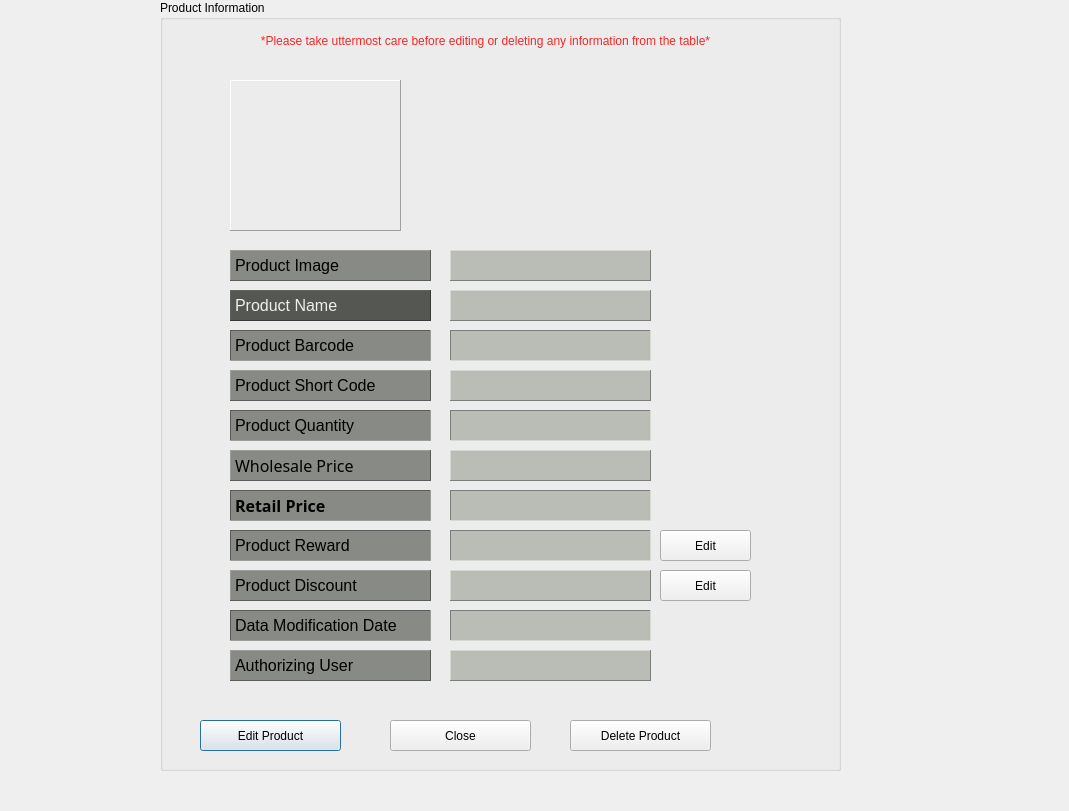
<?xml version="1.0" encoding="UTF-8"?>
<ui version="4.0">
 <class>ViewProduct</class>
 <widget class="QDialog" name="ViewProduct">
  <property name="geometry">
   <rect>
    <x>0</x>
    <y>0</y>
    <width>1069</width>
    <height>811</height>
   </rect>
  </property>
  <property name="windowTitle">
   <string>Dialog</string>
  </property>
  <widget class="QGroupBox" name="groupBox">
   <property name="geometry">
    <rect>
     <x>160</x>
     <y>0</y>
     <width>681</width>
     <height>771</height>
    </rect>
   </property>
   <property name="title">
    <string>Product Information</string>
   </property>
   <widget class="QLabel" name="lbl_first_name">
    <property name="geometry">
     <rect>
      <x>70</x>
      <y>290</y>
      <width>201</width>
      <height>31</height>
     </rect>
    </property>
    <property name="font">
     <font>
      <pointsize>12</pointsize>
     </font>
    </property>
    <property name="styleSheet">
     <string notr="true">background-color: rgb(85, 87, 83);
color: rgb(238, 238, 236);</string>
    </property>
    <property name="frameShape">
     <enum>QFrame::Panel</enum>
    </property>
    <property name="frameShadow">
     <enum>QFrame::Raised</enum>
    </property>
    <property name="text">
     <string>Product Name</string>
    </property>
   </widget>
   <widget class="QLabel" name="lbl_other_names">
    <property name="geometry">
     <rect>
      <x>70</x>
      <y>330</y>
      <width>201</width>
      <height>31</height>
     </rect>
    </property>
    <property name="font">
     <font>
      <pointsize>12</pointsize>
     </font>
    </property>
    <property name="styleSheet">
     <string notr="true">background-color: rgb(136, 138, 133);</string>
    </property>
    <property name="frameShape">
     <enum>QFrame::Panel</enum>
    </property>
    <property name="frameShadow">
     <enum>QFrame::Sunken</enum>
    </property>
    <property name="text">
     <string>Product Barcode</string>
    </property>
   </widget>
   <widget class="QLabel" name="lbl_email">
    <property name="geometry">
     <rect>
      <x>70</x>
      <y>370</y>
      <width>201</width>
      <height>31</height>
     </rect>
    </property>
    <property name="font">
     <font>
      <pointsize>12</pointsize>
     </font>
    </property>
    <property name="styleSheet">
     <string notr="true">background-color: rgb(136, 138, 133);</string>
    </property>
    <property name="frameShape">
     <enum>QFrame::Panel</enum>
    </property>
    <property name="frameShadow">
     <enum>QFrame::Raised</enum>
    </property>
    <property name="text">
     <string>Product Short Code</string>
    </property>
   </widget>
   <widget class="QLabel" name="lbl_date">
    <property name="geometry">
     <rect>
      <x>70</x>
      <y>250</y>
      <width>201</width>
      <height>31</height>
     </rect>
    </property>
    <property name="font">
     <font>
      <pointsize>12</pointsize>
     </font>
    </property>
    <property name="styleSheet">
     <string notr="true">background-color: rgb(136, 138, 133);</string>
    </property>
    <property name="frameShape">
     <enum>QFrame::Panel</enum>
    </property>
    <property name="frameShadow">
     <enum>QFrame::Raised</enum>
    </property>
    <property name="text">
     <string>Product Image</string>
    </property>
   </widget>
   <widget class="QLabel" name="lbl_username">
    <property name="geometry">
     <rect>
      <x>70</x>
      <y>450</y>
      <width>201</width>
      <height>31</height>
     </rect>
    </property>
    <property name="font">
     <font>
      <family>Vemana2000</family>
      <pointsize>12</pointsize>
     </font>
    </property>
    <property name="styleSheet">
     <string notr="true">background-color: rgb(136, 138, 133);</string>
    </property>
    <property name="frameShape">
     <enum>QFrame::Panel</enum>
    </property>
    <property name="frameShadow">
     <enum>QFrame::Raised</enum>
    </property>
    <property name="text">
     <string>Wholesale Price</string>
    </property>
   </widget>
   <widget class="QLabel" name="lbl_phone">
    <property name="geometry">
     <rect>
      <x>70</x>
      <y>410</y>
      <width>201</width>
      <height>31</height>
     </rect>
    </property>
    <property name="font">
     <font>
      <pointsize>12</pointsize>
     </font>
    </property>
    <property name="styleSheet">
     <string notr="true">background-color: rgb(136, 138, 133);</string>
    </property>
    <property name="frameShape">
     <enum>QFrame::Panel</enum>
    </property>
    <property name="frameShadow">
     <enum>QFrame::Sunken</enum>
    </property>
    <property name="text">
     <string>Product Quantity</string>
    </property>
   </widget>
   <widget class="QLabel" name="lbl_admin">
    <property name="geometry">
     <rect>
      <x>70</x>
      <y>570</y>
      <width>201</width>
      <height>31</height>
     </rect>
    </property>
    <property name="font">
     <font>
      <pointsize>12</pointsize>
     </font>
    </property>
    <property name="styleSheet">
     <string notr="true">background-color: rgb(136, 138, 133);</string>
    </property>
    <property name="frameShape">
     <enum>QFrame::Panel</enum>
    </property>
    <property name="frameShadow">
     <enum>QFrame::Raised</enum>
    </property>
    <property name="text">
     <string>Product Discount</string>
    </property>
   </widget>
   <widget class="QPushButton" name="btnEditProduct">
    <property name="geometry">
     <rect>
      <x>40</x>
      <y>720</y>
      <width>141</width>
      <height>31</height>
     </rect>
    </property>
    <property name="text">
     <string>Edit Product</string>
    </property>
    <property name="icon">
     <iconset resource="resources.qrc">
      <normaloff>:/resources/icons/interface.png</normaloff>:/resources/icons/interface.png</iconset>
    </property>
    <property name="iconSize">
     <size>
      <width>24</width>
      <height>24</height>
     </size>
    </property>
   </widget>
   <widget class="QPushButton" name="btnClose">
    <property name="geometry">
     <rect>
      <x>230</x>
      <y>720</y>
      <width>141</width>
      <height>31</height>
     </rect>
    </property>
    <property name="text">
     <string>Close</string>
    </property>
    <property name="icon">
     <iconset resource="resources.qrc">
      <normaloff>:/resources/icons/signs (2).png</normaloff>:/resources/icons/signs (2).png</iconset>
    </property>
    <property name="iconSize">
     <size>
      <width>24</width>
      <height>24</height>
     </size>
    </property>
   </widget>
   <widget class="QLabel" name="lbl_time">
    <property name="geometry">
     <rect>
      <x>70</x>
      <y>530</y>
      <width>201</width>
      <height>31</height>
     </rect>
    </property>
    <property name="font">
     <font>
      <pointsize>12</pointsize>
     </font>
    </property>
    <property name="styleSheet">
     <string notr="true">background-color: rgb(136, 138, 133);</string>
    </property>
    <property name="frameShape">
     <enum>QFrame::Panel</enum>
    </property>
    <property name="frameShadow">
     <enum>QFrame::Sunken</enum>
    </property>
    <property name="text">
     <string>Product Reward</string>
    </property>
   </widget>
   <widget class="QLabel" name="lbl_avatar">
    <property name="geometry">
     <rect>
      <x>70</x>
      <y>80</y>
      <width>171</width>
      <height>151</height>
     </rect>
    </property>
    <property name="styleSheet">
     <string notr="true"/>
    </property>
    <property name="frameShape">
     <enum>QFrame::Panel</enum>
    </property>
    <property name="frameShadow">
     <enum>QFrame::Raised</enum>
    </property>
    <property name="text">
     <string/>
    </property>
   </widget>
   <widget class="QLabel" name="label_11">
    <property name="geometry">
     <rect>
      <x>10</x>
      <y>30</y>
      <width>631</width>
      <height>21</height>
     </rect>
    </property>
    <property name="styleSheet">
     <string notr="true">font: 57 11pt &quot;Ubuntu&quot;;
color: rgb(239, 41, 41);
</string>
    </property>
    <property name="text">
     <string>*Please take uttermost care before editing or deleting any information from the table*</string>
    </property>
    <property name="alignment">
     <set>Qt::AlignCenter</set>
    </property>
   </widget>
   <widget class="QLabel" name="name">
    <property name="geometry">
     <rect>
      <x>290</x>
      <y>290</y>
      <width>201</width>
      <height>31</height>
     </rect>
    </property>
    <property name="styleSheet">
     <string notr="true">background-color: rgb(186, 189, 182);</string>
    </property>
    <property name="frameShape">
     <enum>QFrame::Panel</enum>
    </property>
    <property name="frameShadow">
     <enum>QFrame::Raised</enum>
    </property>
    <property name="text">
     <string/>
    </property>
   </widget>
   <widget class="QLabel" name="barcode">
    <property name="geometry">
     <rect>
      <x>290</x>
      <y>330</y>
      <width>201</width>
      <height>31</height>
     </rect>
    </property>
    <property name="styleSheet">
     <string notr="true">background-color: rgb(186, 189, 182);</string>
    </property>
    <property name="frameShape">
     <enum>QFrame::Panel</enum>
    </property>
    <property name="frameShadow">
     <enum>QFrame::Sunken</enum>
    </property>
    <property name="text">
     <string/>
    </property>
   </widget>
   <widget class="QLabel" name="shortCode">
    <property name="geometry">
     <rect>
      <x>290</x>
      <y>370</y>
      <width>201</width>
      <height>31</height>
     </rect>
    </property>
    <property name="styleSheet">
     <string notr="true">background-color: rgb(186, 189, 182);</string>
    </property>
    <property name="frameShape">
     <enum>QFrame::Panel</enum>
    </property>
    <property name="frameShadow">
     <enum>QFrame::Raised</enum>
    </property>
    <property name="text">
     <string/>
    </property>
   </widget>
   <widget class="QLabel" name="qty">
    <property name="geometry">
     <rect>
      <x>290</x>
      <y>410</y>
      <width>201</width>
      <height>31</height>
     </rect>
    </property>
    <property name="styleSheet">
     <string notr="true">background-color: rgb(186, 189, 182);</string>
    </property>
    <property name="frameShape">
     <enum>QFrame::Panel</enum>
    </property>
    <property name="frameShadow">
     <enum>QFrame::Sunken</enum>
    </property>
    <property name="text">
     <string/>
    </property>
   </widget>
   <widget class="QLabel" name="reward">
    <property name="geometry">
     <rect>
      <x>290</x>
      <y>530</y>
      <width>201</width>
      <height>31</height>
     </rect>
    </property>
    <property name="styleSheet">
     <string notr="true">background-color: rgb(186, 189, 182);</string>
    </property>
    <property name="frameShape">
     <enum>QFrame::Panel</enum>
    </property>
    <property name="frameShadow">
     <enum>QFrame::Sunken</enum>
    </property>
    <property name="text">
     <string/>
    </property>
   </widget>
   <widget class="QLabel" name="wPrice">
    <property name="geometry">
     <rect>
      <x>290</x>
      <y>450</y>
      <width>201</width>
      <height>31</height>
     </rect>
    </property>
    <property name="styleSheet">
     <string notr="true">background-color: rgb(186, 189, 182);</string>
    </property>
    <property name="frameShape">
     <enum>QFrame::Panel</enum>
    </property>
    <property name="frameShadow">
     <enum>QFrame::Raised</enum>
    </property>
    <property name="text">
     <string/>
    </property>
   </widget>
   <widget class="QLabel" name="discount">
    <property name="geometry">
     <rect>
      <x>290</x>
      <y>570</y>
      <width>201</width>
      <height>31</height>
     </rect>
    </property>
    <property name="styleSheet">
     <string notr="true">background-color: rgb(186, 189, 182);</string>
    </property>
    <property name="frameShape">
     <enum>QFrame::Panel</enum>
    </property>
    <property name="frameShadow">
     <enum>QFrame::Raised</enum>
    </property>
    <property name="text">
     <string/>
    </property>
   </widget>
   <widget class="QLabel" name="image">
    <property name="geometry">
     <rect>
      <x>290</x>
      <y>250</y>
      <width>201</width>
      <height>31</height>
     </rect>
    </property>
    <property name="styleSheet">
     <string notr="true">background-color: rgb(186, 189, 182);</string>
    </property>
    <property name="frameShape">
     <enum>QFrame::Panel</enum>
    </property>
    <property name="frameShadow">
     <enum>QFrame::Raised</enum>
    </property>
    <property name="text">
     <string/>
    </property>
   </widget>
   <widget class="QLabel" name="rPrice">
    <property name="geometry">
     <rect>
      <x>290</x>
      <y>490</y>
      <width>201</width>
      <height>31</height>
     </rect>
    </property>
    <property name="styleSheet">
     <string notr="true">background-color: rgb(186, 189, 182);</string>
    </property>
    <property name="frameShape">
     <enum>QFrame::Panel</enum>
    </property>
    <property name="frameShadow">
     <enum>QFrame::Sunken</enum>
    </property>
    <property name="text">
     <string/>
    </property>
   </widget>
   <widget class="QLabel" name="lbl_username_2">
    <property name="geometry">
     <rect>
      <x>70</x>
      <y>490</y>
      <width>201</width>
      <height>31</height>
     </rect>
    </property>
    <property name="font">
     <font>
      <family>Umpush</family>
      <pointsize>12</pointsize>
      <weight>75</weight>
      <bold>true</bold>
     </font>
    </property>
    <property name="styleSheet">
     <string notr="true">background-color: rgb(136, 138, 133);</string>
    </property>
    <property name="frameShape">
     <enum>QFrame::Panel</enum>
    </property>
    <property name="frameShadow">
     <enum>QFrame::Sunken</enum>
    </property>
    <property name="text">
     <string>Retail Price</string>
    </property>
   </widget>
   <widget class="QPushButton" name="btnDelete">
    <property name="geometry">
     <rect>
      <x>410</x>
      <y>720</y>
      <width>141</width>
      <height>31</height>
     </rect>
    </property>
    <property name="text">
     <string>Delete Product</string>
    </property>
    <property name="icon">
     <iconset resource="resources.qrc">
      <normaloff>:/resources/icons/icons8-delete-bin-96.png</normaloff>:/resources/icons/icons8-delete-bin-96.png</iconset>
    </property>
    <property name="iconSize">
     <size>
      <width>24</width>
      <height>24</height>
     </size>
    </property>
   </widget>
   <widget class="QPushButton" name="btnReward">
    <property name="geometry">
     <rect>
      <x>500</x>
      <y>530</y>
      <width>91</width>
      <height>31</height>
     </rect>
    </property>
    <property name="text">
     <string>Edit</string>
    </property>
    <property name="icon">
     <iconset resource="resources.qrc">
      <normaloff>:/resources/newIcons/icons8-edit-120.png</normaloff>:/resources/newIcons/icons8-edit-120.png</iconset>
    </property>
    <property name="iconSize">
     <size>
      <width>24</width>
      <height>24</height>
     </size>
    </property>
   </widget>
   <widget class="QPushButton" name="btnDiscount">
    <property name="geometry">
     <rect>
      <x>500</x>
      <y>570</y>
      <width>91</width>
      <height>31</height>
     </rect>
    </property>
    <property name="text">
     <string>Edit</string>
    </property>
    <property name="icon">
     <iconset resource="resources.qrc">
      <normaloff>:/resources/newIcons/icons8-edit-120.png</normaloff>:/resources/newIcons/icons8-edit-120.png</iconset>
    </property>
    <property name="iconSize">
     <size>
      <width>24</width>
      <height>24</height>
     </size>
    </property>
   </widget>
   <widget class="QLabel" name="lbl_admin_2">
    <property name="geometry">
     <rect>
      <x>70</x>
      <y>650</y>
      <width>201</width>
      <height>31</height>
     </rect>
    </property>
    <property name="font">
     <font>
      <pointsize>12</pointsize>
     </font>
    </property>
    <property name="styleSheet">
     <string notr="true">background-color: rgb(136, 138, 133);</string>
    </property>
    <property name="frameShape">
     <enum>QFrame::Panel</enum>
    </property>
    <property name="frameShadow">
     <enum>QFrame::Raised</enum>
    </property>
    <property name="text">
     <string>Authorizing User</string>
    </property>
   </widget>
   <widget class="QLabel" name="lbl_time_2">
    <property name="geometry">
     <rect>
      <x>70</x>
      <y>610</y>
      <width>201</width>
      <height>31</height>
     </rect>
    </property>
    <property name="font">
     <font>
      <pointsize>12</pointsize>
     </font>
    </property>
    <property name="styleSheet">
     <string notr="true">background-color: rgb(136, 138, 133);</string>
    </property>
    <property name="frameShape">
     <enum>QFrame::Panel</enum>
    </property>
    <property name="frameShadow">
     <enum>QFrame::Sunken</enum>
    </property>
    <property name="text">
     <string>Data Modification Date</string>
    </property>
   </widget>
   <widget class="QLabel" name="user">
    <property name="geometry">
     <rect>
      <x>290</x>
      <y>650</y>
      <width>201</width>
      <height>31</height>
     </rect>
    </property>
    <property name="styleSheet">
     <string notr="true">background-color: rgb(186, 189, 182);</string>
    </property>
    <property name="frameShape">
     <enum>QFrame::Panel</enum>
    </property>
    <property name="frameShadow">
     <enum>QFrame::Raised</enum>
    </property>
    <property name="text">
     <string/>
    </property>
   </widget>
   <widget class="QLabel" name="modDate">
    <property name="geometry">
     <rect>
      <x>290</x>
      <y>610</y>
      <width>201</width>
      <height>31</height>
     </rect>
    </property>
    <property name="styleSheet">
     <string notr="true">background-color: rgb(186, 189, 182);</string>
    </property>
    <property name="frameShape">
     <enum>QFrame::Panel</enum>
    </property>
    <property name="frameShadow">
     <enum>QFrame::Sunken</enum>
    </property>
    <property name="text">
     <string/>
    </property>
   </widget>
  </widget>
  <widget class="QLabel" name="label">
   <property name="geometry">
    <rect>
     <x>30</x>
     <y>50</y>
     <width>101</width>
     <height>101</height>
    </rect>
   </property>
   <property name="styleSheet">
    <string notr="true">border-image: url(:/resources/icons/Logo2.png);</string>
   </property>
   <property name="text">
    <string/>
   </property>
  </widget>
  <widget class="QLabel" name="label_2">
   <property name="geometry">
    <rect>
     <x>0</x>
     <y>-10</y>
     <width>1061</width>
     <height>811</height>
    </rect>
   </property>
   <property name="styleSheet">
    <string notr="true">border-image: url(:/resources/background/picklit.jpg);</string>
   </property>
   <property name="text">
    <string/>
   </property>
  </widget>
  <zorder>label_2</zorder>
  <zorder>groupBox</zorder>
  <zorder>label</zorder>
 </widget>
 <resources>
  <include location="resources.qrc"/>
 </resources>
 <connections/>
</ui>
